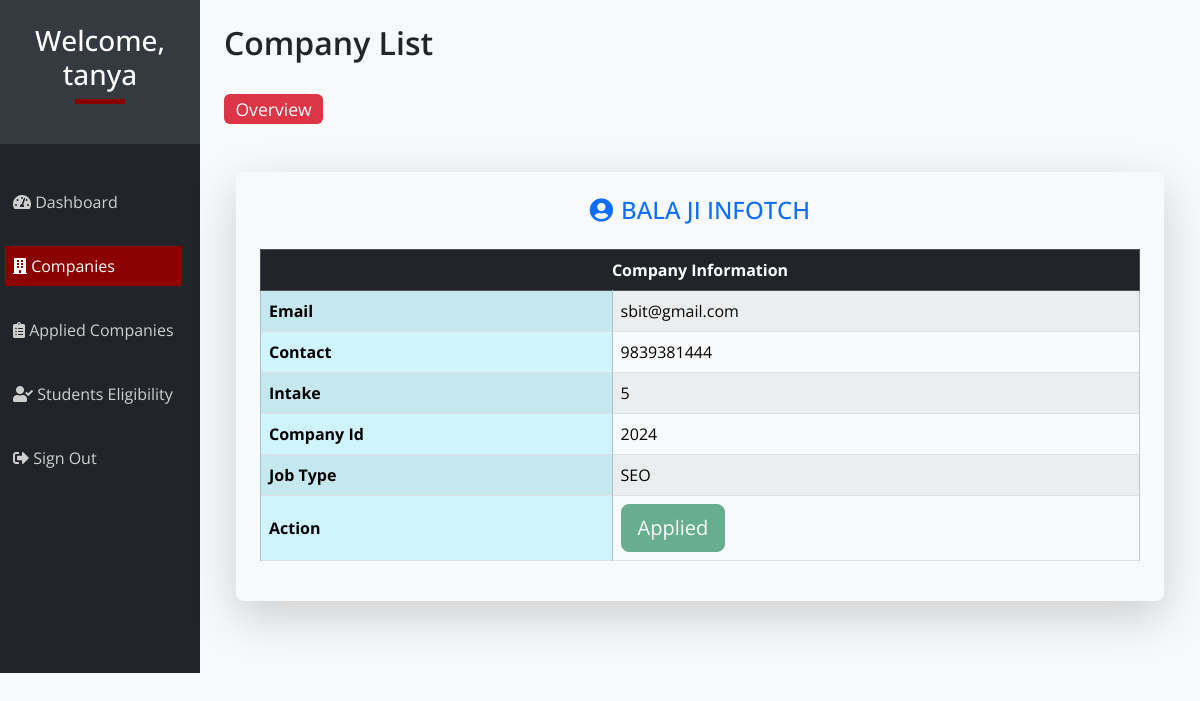
/student/clist.php (signed in), run on the app's committed database.
### tables this page shows
CREATE TABLE `companies` (
  `contact` bigint(11) NOT NULL,
  `name` varchar(50) NOT NULL,
  `intake` int(25) NOT NULL,
  `c_id` int(25) NOT NULL,
  `email` varchar(50) NOT NULL,
  `password` varchar(50) NOT NULL,
  `type` varchar(50) NOT NULL
);

### student/clist.php (the view, shortened to what this page needs)
<?php include '../db.php'; ?>
<!DOCTYPE html>
<html lang="en">
  <head>
    <link href="css/bootstrapmin.css" rel="stylesheet">
    <link href="css/dashboard-style.css" rel="stylesheet">
    <link href="https://cdnjs.cloudflare.com/ajax/libs/font-awesome/5.15.4/css/all.min.css" rel="stylesheet">
  </head>
  <body>
  <div class="container-fluid">
  <div class="row">
    <div class="col-md-3 col-lg-2 p-0 bg-dark text-white">
            <div class="sidebar-header p-4 text-center">
                <h3>Welcome, <?php echo $_SESSION['name']; ?></h3>
                <div class="square mb-3"></div>
            </div>
            <nav class="navbar navbar-expand-lg navbar-dark">
                <ul class="navbar-nav flex-column">
                    <li class="nav-item">
                        <a class="nav-link" href="hello.php"><i class="fas fa-tachometer-alt"></i> Dashboard</a>
                    </li>
                    <br>
                    <li class="nav-item">
                        <a class="nav-link active" href="clist.php"><i class="fas fa-building"></i> Companies</a>
                    </li>
                    <br>
                    <li class="nav-item">
                        <a class="nav-link" href="applied_comp.php"><i class="fas fa-clipboard-list"></i> Applied Companies</a>
                    </li>
                    <br>
                    <li class="nav-item">
                        <a class="nav-link" href="s_eligibility.php"><i class="fas fa-user-check"></i> Students Eligibility</a>
                    </li>
                    <br>
                    <li class="nav-item">
                        <a class="nav-link" href="logout.php"><i class="fas fa-sign-out-alt"></i> Sign Out</a>
                    </li>
                </ul>
            </nav>
        </div>
      <div class="col-md-9 col-lg-10 p-4 bg-light">
            <div class="content-header mb-4">
                <h2>Company List</h2>
                <br>
                <span class="badge bg-danger">Overview</span>
            </div>
            <?php
$query = "SELECT * FROM companies";
$select_all_posts_query = mysqli_query($connection, $query);
while ($row = mysqli_fetch_assoc($select_all_posts_query)) {
    $email = $row['email'];
    $contact = $row['contact'];
    $name = $row['name'];
    $intake = $row['intake'];
    $c_id = $row['c_id'];
    $type = $row['type'];
    $rolln = $_SESSION['rolln'];
    $check_applied_query = "SELECT c_id FROM applied_comp WHERE rolln={$rolln} AND c_id={$c_id}";
    $check_applied_result = mysqli_query($connection, $check_applied_query);
    $is_applied = mysqli_num_rows($check_applied_result) > 0;
?>
<div class="container my-5">
  <div class="profile-card p-4 shadow-lg rounded-3 bg-light">
    <h4 class="text-uppercase mb-4 text-center text-primary">
      <i class="fas fa-user-circle me-2"></i><?php echo htmlspecialchars($name); ?>
    </h4>
    <div class="table-responsive">
      <table class="table table-bordered table-striped table-hover align-middle">
        <thead class="table-dark">
          <tr>
            <th colspan="2" class="text-white text-center">Company Information</th>
          </tr>
        </thead>
        <tbody>
          <tr>
            <th class="table-info" style="width: 40%;">Email</th>
            <td class="table-light"><?php echo htmlspecialchars($email); ?></td>
          </tr>
          <tr>
            <th class="table-info">Contact</th>
            <td class="table-light"><?php echo htmlspecialchars($contact); ?></td>
          </tr>
          <tr>
            <th class="table-info">Intake</th>
            <td class="table-light"><?php echo htmlspecialchars($intake); ?></td>
          </tr>
          <tr>
            <th class="table-info">Company Id</th>
            <td class="table-light"><?php echo htmlspecialchars($c_id); ?></td>
          </tr>
          <tr>
            <th class="table-info">Job Type</th>
            <td class="table-light"><?php echo htmlspecialchars($type); ?></td>
          </tr>
          <tr>
            <th class="table-info">Action</th>
            <td class="table-light">
              <?php if ($is_applied) { ?>
                <button type="button" class="btn btn-success btn-lg" disabled>Applied</button>
              <?php } else { ?>
                <a href="clist.php?c_id=<?php echo htmlspecialchars($c_id); ?>">
                  <button type="button" class="btn btn-success btn-lg">Apply</button>
                </a>
              <?php } ?>
            </td>
          </tr>
        </tbody>
      </table>
    </div>
  </div>
</div>
<?php
}
?>
  </body>
</html>

### student/css/dashboard-style.css (style rules this page uses)
body { font-family: 'Open Sans', sans-serif; background-color: #f8f9fa; }
.sidebar-header { background-color: #343a40; color: white; }
.square { width: 50px; height: 5px; background-color: darkred; margin: 0 auto 20px; }
.navbar-nav { margin-top: 30px; margin-bottom: 150px; margin-left: 5px; }
.nav-link { color: #cfcfcf; padding: 70px 60x!important; }
.nav-link:hover, .nav-link.active { background-color: darkred; color: white; }
.content-header h2 { font-size: 2rem; font-weight: 600; }
.content-header span { font-size: 1.1rem; font-weight: 400; }
.profile-card { background-color: white; border-radius: 8px; box-shadow: 0 4px 6px rgba(0, 0, 0, 0.1); margin-top: 20px; }
.table th { width: 200px; }
.table-striped tbody tr:nth-of-type(odd) { background-color: #f1f1f1; }
.table td { font-size: 1rem; }
.text-uppercase { text-transform: uppercase; }

### data on the page
companies: name "BALA JI INFOTCH", email "sbit@gmail.com", contact "9839381444", intake "5", c_id "2024", type "SEO"

### other printed values
$_SESSION['name'] "tanya"
